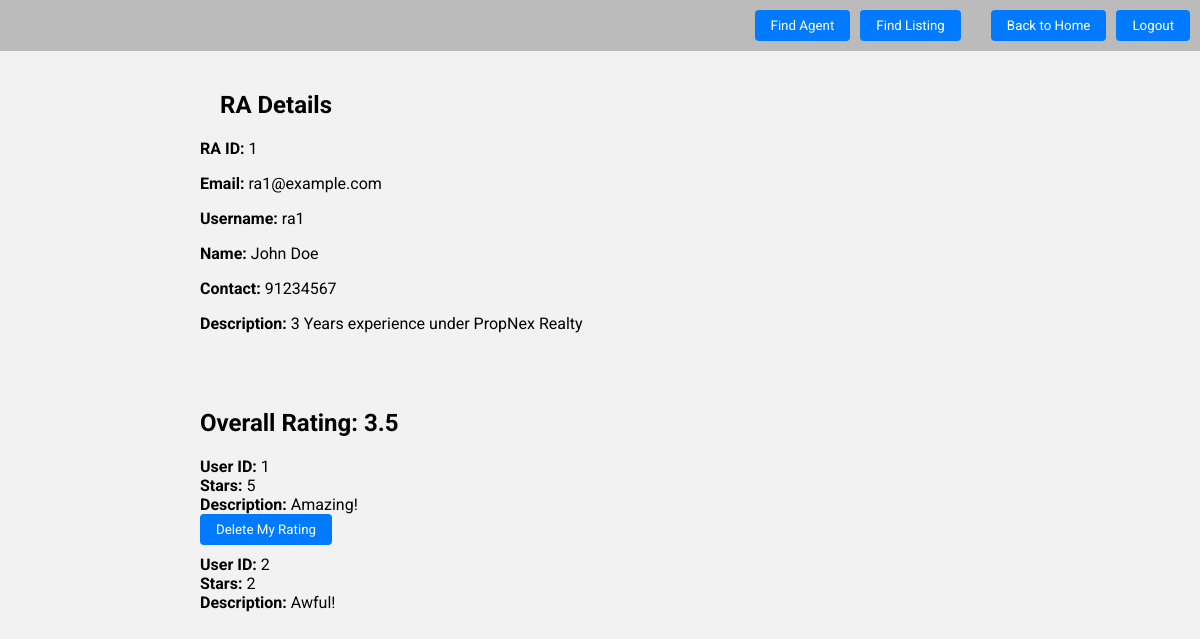
The app's page /Boundary/buyer/view_ra.php?ra_id=1 (signed in) with its own data.
### tables this page shows
CREATE TABLE `ra` (
  `ra_id` int(11) NOT NULL,
  `e-mail` varchar(150) NOT NULL,
  `username` varchar(50) NOT NULL,
  `password` varchar(50) NOT NULL,
  `name` varchar(150) NOT NULL,
  `contact` int(8) NOT NULL,
  `description` text DEFAULT NULL,
  `type` enum('active','suspended') NOT NULL
);

CREATE TABLE `rating` (
  `rating_id` int(11) NOT NULL,
  `ra_id` int(11) NOT NULL,
  `user_id` int(11) NOT NULL,
  `stars` int(11) NOT NULL,
  `description` text DEFAULT NULL
);

### Control/buyer/view_ra_controller.php (called while the page is built)
<?php
require_once('../../Database/db_conn.php');
require_once('../../Entity/ra.php');
class ViewRAController {
    private $RA;
    public function __construct($conn) {
        $this->RA = new RA($conn);
    }
    public function getRAByRAID($ra_id) {
        return $this->RA->getRAByRAID($ra_id);
    }
}
$viewRAController = new ViewRAController($conn);
?>

### Entity/ra.php (called while the page is built, shortened)
<?php
class RA {
    private $conn;
    public function __construct($conn) {
        $this->conn = $conn;
    }
    public function getRAByRAID($ra_id) {
        $sql = "SELECT * FROM ra WHERE ra_id = ?";
        $stmt = $this->conn->prepare($sql);
        $stmt->bind_param("i", $ra_id);
        $stmt->execute();
        $result = $stmt->get_result();
        if ($result->num_rows == 1) {
            return $result->fetch_assoc();
        } else {
            return null;
        }
    }
}
?>

### Control/buyer/view_rating_controller.php (called while the page is built, shortened)
<?php
require_once('../../Database/db_conn.php');
require_once('../../Entity/rating.php');
class ViewRatingsController {
    private $Rating;
    public function __construct($conn) {
        $this->Rating = new Rating($conn);
    }
    public function getAllRatingsByRAID($ra_id) {
        return $this->Rating->getRatingsByRAID($ra_id);
    }
    public function calculateOverallRating($ra_id) {
        $ratings = $this->getAllRatingsByRAID($ra_id);
        $totalStars = 0;
        $totalRatings = count($ratings);
        if ($totalRatings > 0) {
            foreach ($ratings as $rating) {
                $totalStars += $rating['stars'];
            }
            $overallRating = $totalStars / $totalRatings;
            return round($overallRating, 2);
        } else {
            return 0;
        }
    }
}
$viewRatingsController = new ViewRatingsController($conn);
?>

### Entity/rating.php (called while the page is built, shortened)
<?php
require_once("../../Database/db_conn.php");
class Rating
{
    private $conn;
    public function __construct()
    {
        global $conn;
        $this->conn = $conn;
    }
    public function getRatingsByRAID($ra_id) {
        $sql = "SELECT * FROM rating WHERE ra_id = ?";
        $stmt = $this->conn->prepare($sql);
        $stmt->bind_param("i", $ra_id);
        $stmt->execute();
        $result = $stmt->get_result();
        $ratings = array();
        while ($row = $result->fetch_assoc()) {
            $ratings[] = $row;
        }
        return $ratings;
    }
}
?>

### Boundary/buyer/view_ra.php (the view, shortened to what this page needs)
<?php
include "header.php";
include "../../Control/buyer/view_ra_controller.php";
if(isset($_GET['ra_id'])) {
    $ra_id = $_GET['ra_id'];
    $ra = $viewRAController->getRAByRAID($ra_id);
    if($ra) {
?>
<!DOCTYPE html>
<html lang="en">
<head>
</head>
<body>
    <div class="container">
        <h2 class="title">RA Details</h2>
        <div class="ra-details">
            <p><strong>RA ID:</strong> <?php echo $ra['ra_id']; ?></p>
            <p><strong>Email:</strong> <?php echo $ra['e-mail']; ?></p>
            <p><strong>Username:</strong> <?php echo $ra['username']; ?></p>
            <p><strong>Name:</strong> <?php echo $ra['name']; ?></p>
            <p><strong>Contact:</strong> <?php echo $ra['contact']; ?></p>
            <p><strong>Description:</strong> <?php echo $ra['description']; ?></p>
        </div>
    </div>
</body>
</html>
<?php
include 'view_ratings.php';
    } else {
        echo "<p>RA not found.</p>";
    }
} else {
    echo "<p>RA ID not provided.</p>";
}
?>

### Boundary/buyer/view_ratings.php (shortened to what this page needs)
<?php
include "../../Control/buyer/delete_rating_controller.php";
include "../../Control/buyer/view_rating_controller.php";
$user_id = $_SESSION['user_id'];
if (isset($_GET['ra_id'])) {
    $ra_id = $_GET['ra_id'];
    $overallRating = $viewRatingsController->calculateOverallRating($ra_id);
    $ratings = $viewRatingsController->getAllRatingsByRAID($ra_id);
}
?>
<!DOCTYPE html>
<html lang="en">
<head>
</head>
<body>
<div class="container">
    <h2 class="overall-rating">Overall Rating: <?php echo $overallRating; ?></h2>
    <div class="ratings">
        <?php if (!empty($ratings)) : ?>
            <ul class="rating-list">
                <?php foreach ($ratings as $rating) : ?>
                    <li class="rating-item">
                        <strong>User ID:</strong> <?php echo $rating['user_id']; ?><br>
                        <strong>Stars:</strong> <?php echo $rating['stars']; ?><br>
                        <strong>Description:</strong> <?php echo $rating['description']; ?><br>
                        <?php if ($user_id == $rating['user_id']) : ?>
                            <form method="post" action="">
                                <div class="buttons">
                                    <button type="submit" name="delete_rating">Delete My Rating</button>
                                </div>
                            </form>
                        <?php endif; ?>
                    </li>
                <?php endforeach; ?>
            </ul>
        <?php else : ?>
            <p>No ratings found.</p>
        <?php endif; ?>
    </div>
</div>
</body>
</html>

### Boundary/buyer/header.php (style rules this page uses)
body { font-family: 'Roboto', sans-serif; margin: 0; padding: 0; }
.buttons { display: flex; gap: 10px; }
.buttons button { background-color: #007bff; color: white; padding: 8px 16px; border: none; border-radius: 4px; cursor: pointer; font-family: 'Roboto', sans-serif; }

### Boundary/buyer/view_ra.php (style rules this page uses)
.container { margin-left: 20px; }

### Boundary/buyer/view_ratings.php (style rules this page uses)
body { font-family: 'Roboto', sans-serif; background-color: #f2f2f2; margin: 0; padding: 0; }
.container { max-width: 800px; margin: 0 auto; padding: 20px; }
.title { margin-left: 20px; }
.overall-rating { margin-bottom: 20px; }
.rating-list { list-style: none; padding: 0; margin: 0; }
.rating-item { margin-bottom: 10px; }
.buttons button { background-color: #007bff; color: white; padding: 8px 16px; border: none; border-radius: 4px; cursor: pointer; font-family: 'Roboto', sans-serif; }

### records on screen
ra: ra_id "1", value "ra1@example.com", username "ra1", name "John Doe", contact "91234567", description "3 Years experience under PropNex Realty"
rating: user "1", stars "5", description "Amazing!"
rating: user "2", stars "2", description "Awful!"

### other values on screen
$overallRating "3.5"
